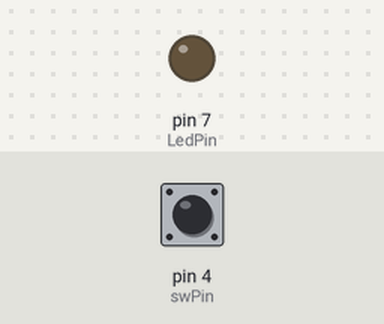
This sketch was run on a simulated Arduino Uno, built with avr-gcc and run on an emulated ATmega328P. Parts: output pins drawn as LEDs (lit = HIGH). The inputs (shaded band) are chosen by the test bench; at power-on: pin 4 (swPin) HIGH. What the sketch prints to the serial monitor is not drawn.

Above: at 1.2 s.
1.3 s: pin 4 (swPin) pulled LOW for 0.15 s
At 1.38 s:
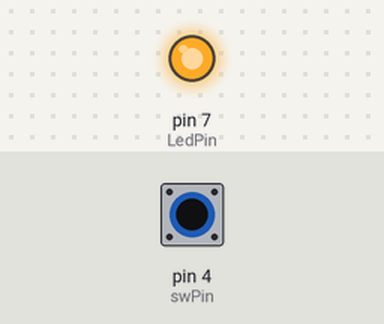
2.9 s: pin 4 (swPin) pulled LOW for 3.2 s
At 7.0 s:
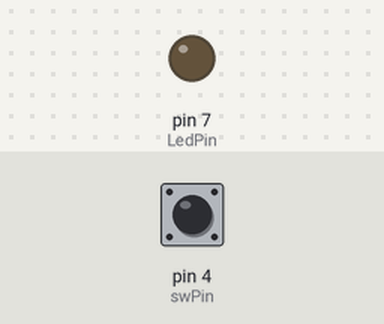
Timing chart, 0 to 8.5 s (numbered marks = the images above; inputs shaded):
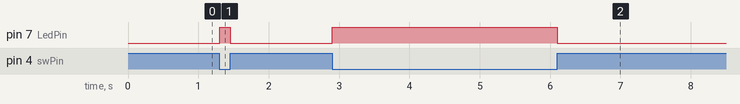

Measured:
- after the input at 1.3 s, pin 7 (LedPin): LOW → HIGH at once, → LOW 0.15 s later
- after the input at 2.9 s, pin 7 (LedPin): LOW → HIGH at once, → LOW 3.2 s later

The sketch:

INPUT_PULL_UP_LED_ON_OFF.ino
```cpp
// INPUT_PULLUP 저항으로 LED ON/OFF

int LedPin = 7;  // LED PIN
int swPin = 4;   // INPUT_PULLUP SWITCH PIN
void setup() {
  // put your setup code here, to run once:
  pinMode(LedPin, OUTPUT);
  pinMode(swPin, INPUT_PULLUP);

  // 시리얼 모니터 설정
  Serial.begin(9600);
}

void loop() {
  // put your main code here, to run repeatedly:
  int swState = digitalRead(swPin);
  // 시리얼 모니터에 출력
  Serial.println(swState);

  // 초기 상태는 swState가 1이므로 LED OFF
  if (swState == 1 ) {
      digitalWrite(LedPin, LOW);
  } else {
    digitalWrite(LedPin, HIGH);
  }
}
```
